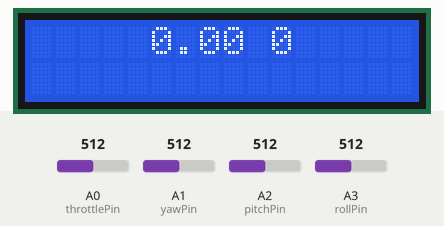
The sketch below on a simulated Arduino Uno, built with avr-gcc and run on an emulated ATmega328P. On the bench: 16×2 character LCD. The inputs (shaded band) are chosen by the test bench; at power-on: A2 (pitchPin) = 512, A0 (throttlePin) = 512, A1 (yawPin) = 512, A3 (rollPin) = 512. No radio packets arrive unless stated; what the sketch prints to the serial monitor is not drawn.

Above: at 0.6 s.
At 1.2 s:
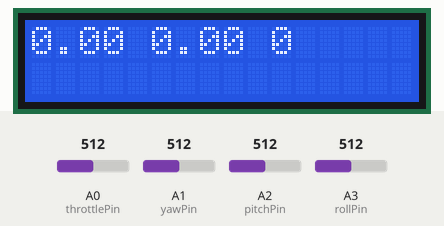
1.3 s: A2 (pitchPin) set to 610
At 7.27 s:
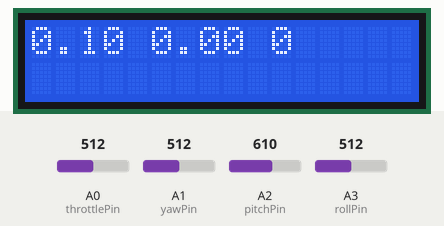
Timing chart, 0 to 7.1 s (numbered marks = the images above; inputs shaded):
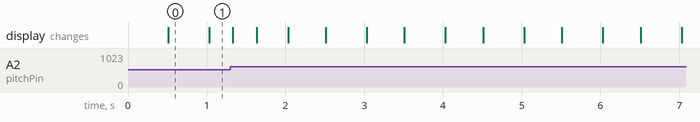

The sketch:

quad_transmitter2.ino
```cpp
#include<SPI.h>
#include<LiquidCrystal.h>
#include "printf.h"
#include<nRF24L01.h>
#include<RF24.h>

//NRF      ARDUINO
//1 GND    GND
//2 VCC    3.3V
//3 CE     9  out
//4 CSN    10  out
//5 SCK    13 out
//6 MOSI   11 out
//7 MISO   12 in
//8 IRQ    2  in

RF24 Radio(9, 10);
LiquidCrystal Lcd(3, 4, 5, 6, 7, 8);

const uint64_t pipeOut = 0xB8B8F0F0E1LL;

struct radio {
  unsigned int throttle;
  unsigned int pitch;
  unsigned int roll;
  unsigned int yaw;
  float P_Gain;
  float I_Gain;
  byte D_Gain;

} RadioData;

byte throttlePin = A0, yawPin = A1, pitchPin = A2, rollPin = A3, toogle = 0;
int throttle, yaw, pitch, roll, i = 0;
boolean flag = 0, flagup = 0, flagdown = 0, up = 0, down = 0;

void setup() {
  Serial.begin(115200);
  Radio.begin();
  Lcd.begin(16, 2);
  printf_begin();
  Radio.setChannel(50);
  Radio.setPALevel(RF24_PA_MAX);
  Radio.setDataRate(RF24_250KBPS);
  Radio.setAutoAck(false);
  Radio.openWritingPipe(pipeOut);
  Radio.printDetails();

  RadioData.P_Gain = 0;
  RadioData.I_Gain = 0;
  RadioData.D_Gain = 0;
}
uint32_t timer;
void loop() {
  timer = micros();
  set_PID();
  Serial.print(toogle); Serial.print("\t");
  Serial.print(up); Serial.print("\t");
  Serial.println(down);
  throttle = analogRead(throttlePin);
  yaw = analogRead(yawPin);
  roll = analogRead(rollPin);
  pitch = analogRead(pitchPin);
  /*Serial.print(roll);Serial.print("\t");
    Serial.println(pitch);*/

  //  yaw = map(yaw, 0, 1023, -180, 180);
  //  roll = map(roll, 0, 1023, -45, 45);
  //  pitch = map(pitch, 0, 1023, -45, 45);
  //  throttle = map(throttle, 0, 1023, 0, 900);

  Display();
  RadioData.throttle = throttle;
  RadioData.yaw = yaw;
  RadioData.roll = roll;
  RadioData.pitch = pitch;
  /*Lcd.clear();
    Lcd.setCursor(0, 0); Lcd.print(throttle);
    Lcd.setCursor(8, 0); Lcd.print(yaw);
    Lcd.setCursor(0, 1); Lcd.print(pitch);
    Lcd.setCursor(8, 1); Lcd.print(roll);*/

  Radio.write(&RadioData, sizeof(RadioData));
  Serial.println((double)(micros() - timer));
}

void set_PID()
{
  if (roll > 600 && flag == 1) {
    toogle = i % 3;
    i++;
    flag = 0;
  }
  else if (roll < 600) {
    flag = 1;
  }
  /*Serial.println(flagup);
    Serial.println(flagdown);
    Serial.println(pitch);*/
  if (pitch > 600)
  {
    if (flagup == 1)
      up = 1;
    else
      up = 0;
    flagup = 0;
  }
  else if (pitch < 600)
  {
    up = 0;
    flagup = 1;
  }

  if (yaw > 600  )
  {
    if (flagdown == 1)
      down = 1;
    else
      down = 0;
    flagdown = 0;
  }
  else if (yaw < 600 )
  {
    flagdown = 1;
    down = 0;
  }
  switch (toogle) {

    case 0:
      PGain();
      break;

    case 1:
      IGain();
      break;

    case 2:
      DGain();
      break;

  }
}

void Display() {
  if (toogle == 0) {
    Lcd.setCursor(0, 0);
    if (millis() % 1000 < 500) {
      Lcd.print(RadioData.P_Gain);
    }
    else {
      Lcd.clear();
    }
    Lcd.setCursor(5, 0);
    Lcd.print(RadioData.I_Gain);
    Lcd.setCursor(10, 0);
    Lcd.print(RadioData.D_Gain);
  }
  else if (toogle == 1) {
    Lcd.setCursor(0, 0);
    Lcd.print(RadioData.P_Gain);
    if (millis() % 1000 < 500) {
      Lcd.setCursor(5, 0);
      Lcd.print(RadioData.I_Gain);
    }
    else {
      Lcd.clear();
    }
    Lcd.setCursor(10, 0);
    Lcd.print(RadioData.D_Gain);
  }
  else if (toogle == 2) {
    Lcd.setCursor(0, 0);
    Lcd.print(RadioData.P_Gain);
    Lcd.setCursor(5, 0);
    Lcd.print(RadioData.I_Gain);
    if (millis() % 1000 < 500) {
      Lcd.setCursor(10, 0);
      Lcd.print(RadioData.D_Gain);
    }
    else {
      Lcd.clear();
    }
  }
}

void PGain() {
  if (up) {
    RadioData.P_Gain += 0.1;
  }
  if (down) {
    RadioData.P_Gain -= 0.1;
  }
  if (RadioData.P_Gain < 0) {
    RadioData.P_Gain = 0;
  }
}

void IGain() {
  if (up) {
    RadioData.I_Gain += 0.01;
  }
  if (down) {
    RadioData.I_Gain -= 0.01;
  }
  if (RadioData.I_Gain < 0) {
    RadioData.I_Gain = 0;
  }
}

void DGain() {
  if (up) {
    RadioData.D_Gain += 1;
  }
  if (down) {
    RadioData.D_Gain -= 1;
  }
  if (RadioData.D_Gain < 0) {
    RadioData.D_Gain = 0;
  }
}
```

Measured:
- what the display in image 0 shows lasts 0.5 s, from 0.5 s to 1.0 s
